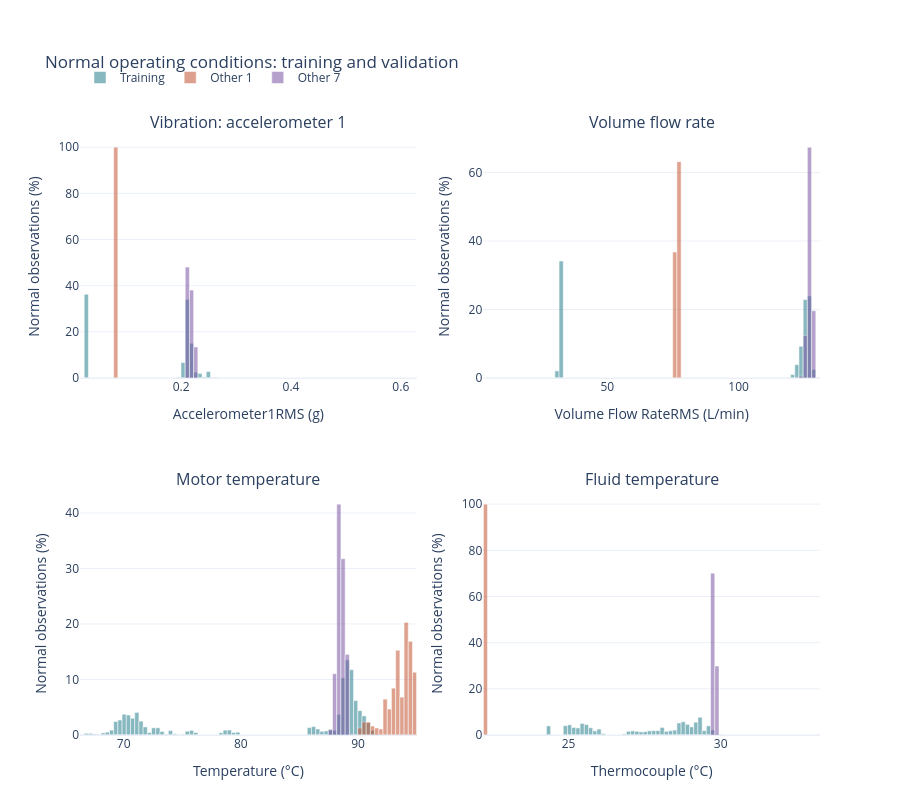

Notebook code cell kept with this figure:
### Markdown cell above
### 6.1 Compare full distributions

These four panels contain normal observations only. Teal is the pooled normal
training reference; orange and purple are normal validation observations from
`other/1` and `other/7`. Each group's bars sum to 100% within a panel, so the much
larger training set does not dominate by row count. Hover or hide a group through
the legend to inspect overlap. Common bins cover the full observed range without
clipping outliers. Narrow concentrations can appear in only one or two bins.

Look for validation readings beyond the training range, or in gaps between training
concentrations. A range spanning a value does not mean training includes examples
near it. These are marginal plots: they do not show joint sensor combinations or
provide a feature attribution for the forest. The four channels were chosen from
the preceding median review; this is exploratory validation analysis.

### Code cell
import numpy as np
import plotly.graph_objects as go
from IPython.display import display
from plotly.subplots import make_subplots

from forge.data.sample import SENSOR_UNITS

# Run the preceding Section 6 cell to create these normal-only feature tables.
normal_sets = {
    "Training": X_train,
    "Other 1": normal_other1,
    "Other 7": normal_other7,
}
comparison_sensors = ["Accelerometer1RMS", "Volume Flow RateRMS", "Temperature", "Thermocouple"]
sensor_titles = [
    "Vibration: accelerometer 1",
    "Volume flow rate",
    "Motor temperature",
    "Fluid temperature",
]
group_colors = {"Training": "#267f8c", "Other 1": "#c35432", "Other 7": "#7954a1"}
normal_distributions = make_subplots(
    rows=2, cols=2, subplot_titles=sensor_titles, vertical_spacing=0.19, horizontal_spacing=0.09
)
normal_histogram_rows = []

for index, sensor in enumerate(comparison_sensors):
    row, col = index // 2 + 1, index % 2 + 1
    # Identical bin edges for the three groups within each sensor panel.
    combined = np.concatenate([frame[sensor].to_numpy() for frame in normal_sets.values()])
    edges = np.histogram_bin_edges(combined, bins=80)
    for name, frame in normal_sets.items():
        counts, _ = np.histogram(frame[sensor], bins=edges)
        percentages = 100 * counts / len(frame)
        normal_histogram_rows.extend(
            {
                "sensor": sensor,
                "group": name,
                "left": left,
                "right": right,
                "count": int(count),
                "percent": float(percent),
            }
            for left, right, count, percent in zip(
                edges[:-1], edges[1:], counts, percentages, strict=True
            )
        )
        normal_distributions.add_trace(
            go.Bar(
                x=(edges[:-1] + edges[1:]) / 2,
                y=percentages,
                width=np.diff(edges),
                name=name,
                legendgroup=name,
                showlegend=index == 0,
                marker_color=group_colors[name],
                opacity=0.55,
                hovertemplate="Reading %{x:.4f}<br>%{y:.2f}% of group<extra>%{fullData.name}</extra>",
            ),
            row=row,
            col=col,
        )
    normal_distributions.update_xaxes(
        title_text=f"{sensor} ({SENSOR_UNITS[sensor]})", row=row, col=col
    )
    normal_distributions.update_yaxes(title_text="Normal observations (%)", row=row, col=col)

normal_distributions.update_layout(
    title="Normal operating conditions: training and validation",
    template="plotly_white",
    barmode="overlay",
    height=790,
    legend={"orientation": "h", "y": 1.12},
    margin={"t": 135, "b": 55},
)
display(normal_distributions)
